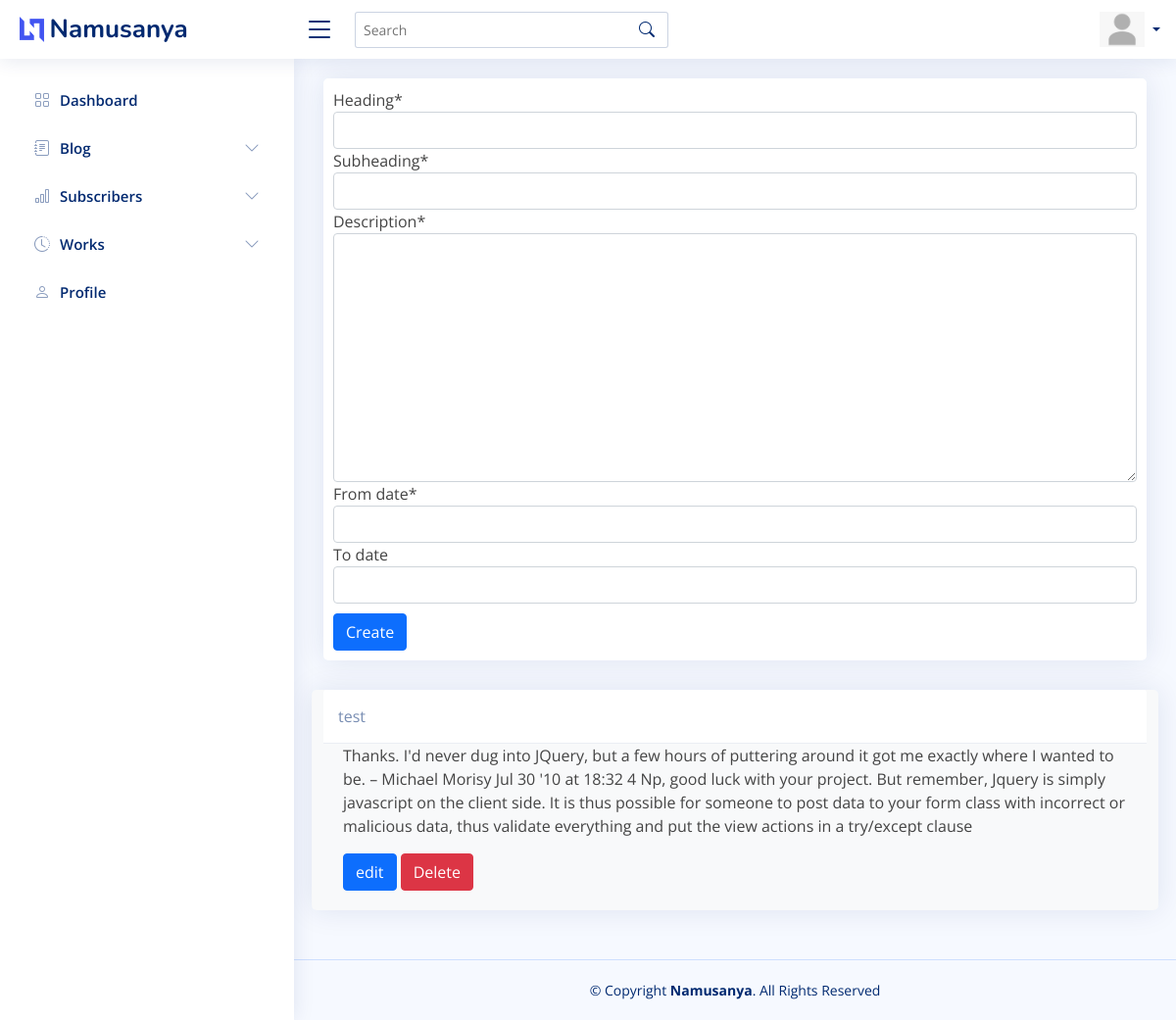
The app's page /dashboard/work/create/ with its own data.
### posts/models.py (models this page shows, shortened)
class Work(models.Model):
    heading = models.CharField(max_length=255)
    subheading = models.CharField(max_length=255)
    description = models.TextField()
    from_date = models.DateField()
    to_date = models.DateField(null=True, blank=True)
    class Meta:
        ordering = ["-from_date"]

### admin_area/views.py (the view)
# urls.py: path("work/create/", WorksCreateView.as_view(), name="dashboard_work_create"),
class WorksCreateView(CreateView):
    model = Work
    template_name = "admin_area/work_create.html"
    fields = "__all__"
    success_url = "/dashboard/work/create/"
    def get_context_data(self, **kwargs):
        context = super().get_context_data(**kwargs)
        context["works"] = Work.objects.all
        return context

### templates/admin_area/work_create.html
{% extends "admin_area/base.html" %} {% load static %} {% load crispy_forms_tags %} {% block content %}
<div class="card">
    <form method="POST" style="padding: 10px;" enctype="multipart/form-data">
        {% csrf_token %} {{form.media}}{{ form|crispy }}
        <button type="submit" style="margin-top: 10px;" class="btn btn-primary">Create</button>
    </form>
</div>
<div class="row">
    {% for work in works %}
    <div class="card bg-light">
        <div class="card-header">{{work.heading}}</div>
        <div class="card-body">
            <p class="card-text">{{work.description}}</p>
            <a href="{% url 'dashboard_work_edit' work.pk %}" class="btn btn-primary">edit</a>
            <a href="{% url 'dashboard_work_delete' work.pk %}" class="btn btn-danger">Delete</a>
        </div>
    </div>
    {% endfor %}
</div>
{% endblock content %}

### static/assets/css/style.css (style rules this page uses)
:root { scroll-behavior: smooth; }
body { font-family: "Open Sans", sans-serif; background: #f6f9ff; color: #444444; }
a { color: #4154f1; text-decoration: none; }
.card { margin-bottom: 30px; border: none; border-radius: 5px; box-shadow: 0px 0 30px rgba(1, 41, 112, 0.1); overflow: hidden; }
.card-header, .card-footer { border-color: #ebeef4; background-color: #fff; color: #798eb3; padding: 15px; }
.card-body { padding: 0 20px 20px 20px; }

### records on screen
Work: heading "test", description "Thanks. I'd never dug into JQuery, but a few hours of puttering around it got me exactly where I wanted to be. – Michael Morisy Jul 30 '10 at 18:32 4 Np, good luck with your project. But remember, Jquery is simply javascript on the client side. It is thus possible for someone to post data to your form class with incorrect or malicious data, thus validate everything and put the view actions in a try/except clause"
